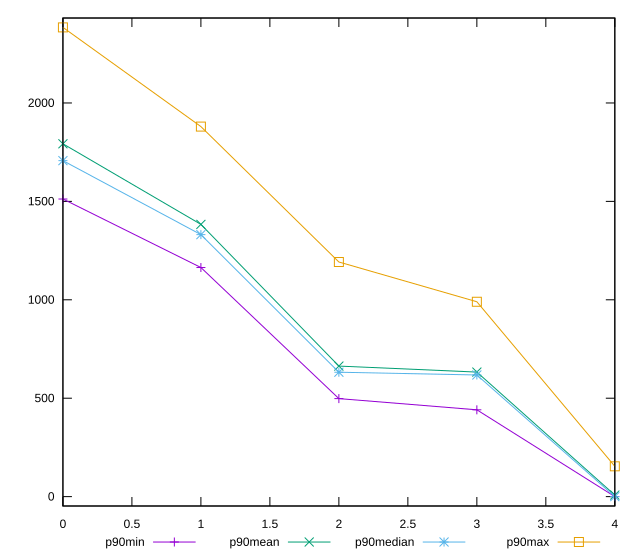

Generate this figure with gnuplot:
reset

$p90Min <<EOF
0 1512
1 1164
2 498
3 441
4 0
EOF

$p90Mean <<EOF
0 1792.6170212765958
1 1383.0744680851064
2 663.2340425531914
3 632.7553191489362
4 7.851063829787234
EOF

$p90Median <<EOF
0 1707
1 1331
2 632
3 618
4 0
EOF

$p90Max <<EOF
0 2384
1 1880
2 1192
3 990
4 154
EOF

set key outside below
set xrange [0:4]
set yrange [-47.68:2431.68]
set trange [-47.68:2431.68]
set terminal svg size 640, 560 enhanced background rgb 'white'
set output "report_00015_2021-02-09T16-11-33.973Z/render-blocking-resources/progression/value.svg"

plot $p90Min title "p90min" with linespoints, \
     $p90Mean title "p90mean" with linespoints, \
     $p90Median title "p90median" with linespoints, \
     $p90Max title "p90max" with linespoints

reset
